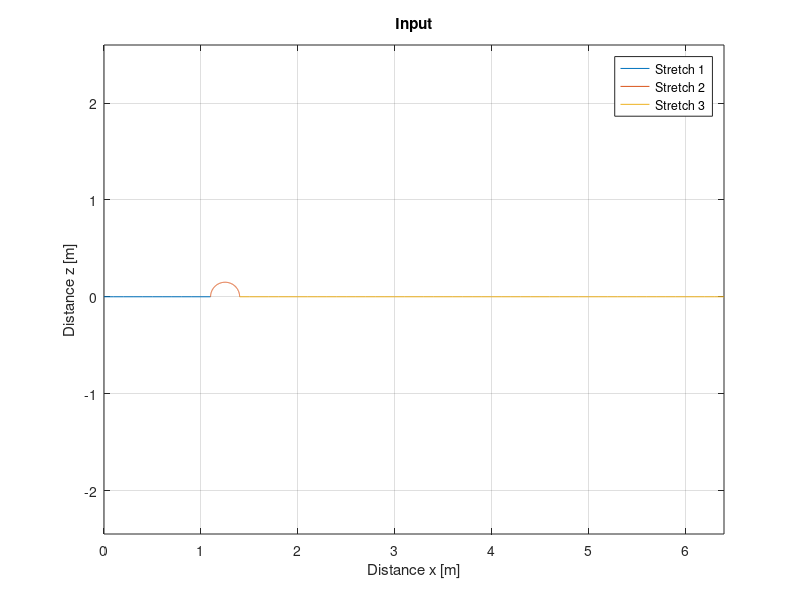
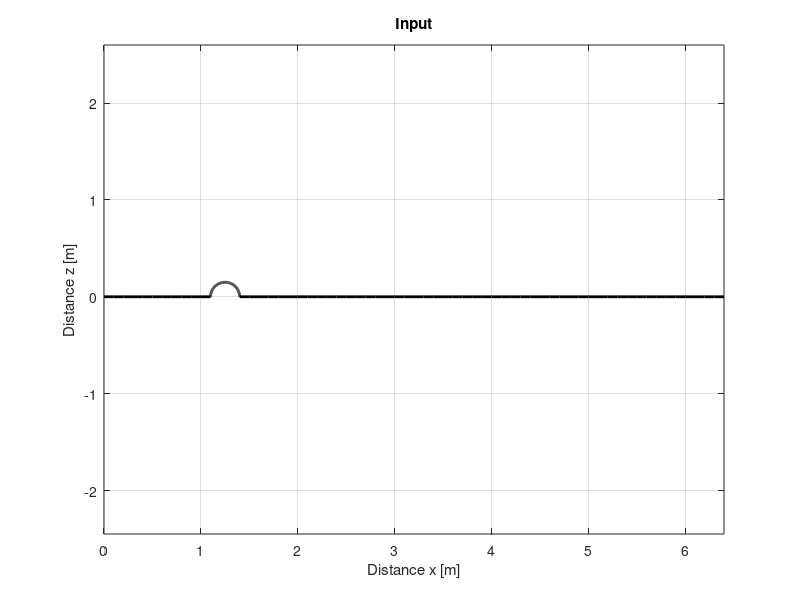
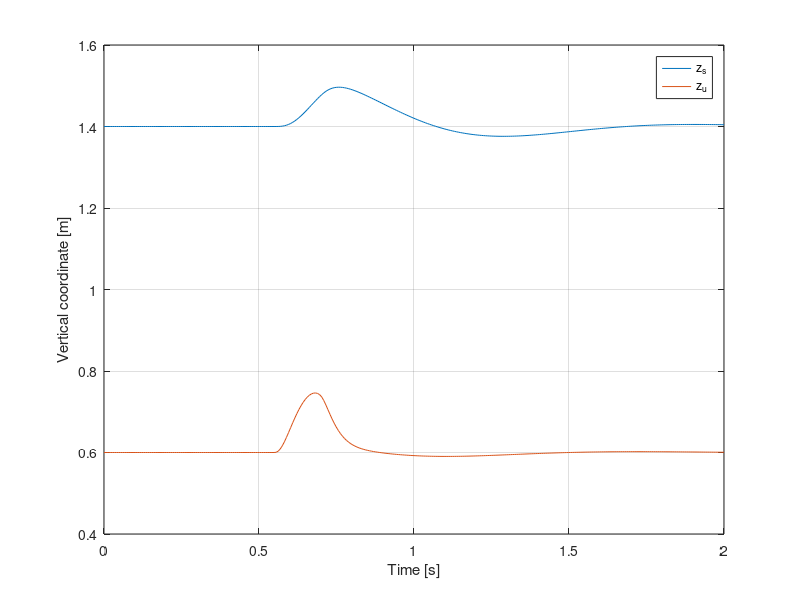

The MATLAB script that drew these images, in order: (Note: this script raises an error after producing the figures.)
%% Quarter car model
% Simulation and animation of a quarter car model.
%
%%
clear ; close all ; clc

%% Parameters

% Vehicle
M   = 1500;                         % Sprung mass                   [kg]
m   = 150;                          % Unsprung mass                 [kg]
Ks  = 48000;                        % Spring constant suspension    [N/m]
Kt  = 200000;                       % Spring constant tire          [N/m]
Cs  = 10000;                        % Damping constant suspension   [N.s/m]

% Animation model
L0_s    = 0.8;                      % Spring relaxed suspension     [m]
L0_u    = 0.6;                      % Spring relaxed tire           [m]
h_s     = 0.4;                      % Height of the sprung block    [m]
h_u     = 0.2;                      % Height of the unsprung block  [m]
a       = 0.8;                      % Width of the blocks           [m]
l_win   = 2.2;                      % Length window analysis        [m]

% Video
playback_speed = 0.2;               % Speed of playback
tF      = 2;                        % Final time                    [s]
fR      = 30/playback_speed;        % Frame rate                    [fps]
dt      = 1/fR;                     % Time resolution               [s]
time    = linspace(0,tF,tF*fR);     % Time                          [s]

%% Road
% Stretch 1
x_r_1_total = 1.1;                  % Distance of the first stretch [m]
dx_r_1 = 0.1;                       % resolution                    [m]
x_r_1 = 0:dx_r_1:x_r_1_total;
z_r_1 = zeros(1,length(x_r_1));
% Stretch 2
R_r = 0.15;                         % Radius                        [m]
th_r = 0:0.01:pi;
x_r_2 = -R_r*cos(th_r) + x_r_1_total+R_r;
z_r_2 = R_r*sin(th_r);
% Stretch 3
x_r_3_total = 5;                    % Distance of the last stretch  [m]
dx_r_2 = 0.1;                       % resolution                    [m]
x_r_3 = x_r_1_total+2*R_r:dx_r_2:x_r_1_total+2*R_r+x_r_3_total;
z_r_3 = zeros(1,length(x_r_3));

% Concatenating 
X_r = [x_r_1 x_r_2(2:end) x_r_3(2:end)];
Z_r = [z_r_1 z_r_2(2:end) z_r_3(2:end)];

figure
hold on ; box on ; grid on ; axis equal
plot(x_r_1,z_r_1)
plot(x_r_2,z_r_2)
plot(x_r_3,z_r_3)
xlabel('Distance x [m]')
ylabel('Distance z [m]')
legend('Stretch 1','Stretch 2','Stretch 3')
title('Input')

figure
hold on ; box on ; grid on ; axis equal
plot(X_r,Z_r,'k','LineWidth',2)
xlabel('Distance x [m]')
ylabel('Distance z [m]')
title('Input')

%% Simulation

%  State space model
A = [ 0               1         0       0       ;
      -(Ks+Kt)/m      -Cs/m     Ks/m    Cs/m    ;
      0               0         0       1       ;
      Ks/M            Cs/M      -Ks/M   -Cs/M   ];
B = [ 0     ;
      Kt/m  ;
      0     ;
      0     ];
C = [ 1 0 0 0 ; 
      0 0 1 0 ];
D = [0 ; 0];

sys = ss(A,B,C,D);

% Input
vel = 2;                            % Longitudinal speed of the car [m/s]
lon_pos = vel*time;                 % Longitudinal position of the car [m]
u_vet = interp1(X_r,Z_r,lon_pos)';

[y,time,x] = lsim(sys,u_vet,time);

% Sprung mass absolute vertical position (lower center point)
z_s = y(:,2) + L0_u + L0_s; 
% Unsprung mass absolute vertical position (lower center point)
z_u = y(:,1) + L0_u; 

figure
hold on ; grid on ; box on
plot(time,z_s)
plot(time,z_u)
xlabel('Time [s]')
ylabel('Vertical coordinate [m]')
legend('z_s','z_u')

%% Animation

color = cool(6); % Colormap

figure
% set(gcf,'Position',[50 50 1280 720])  % YouTube: 720p
% set(gcf,'Position',[50 50 854 480])   % YouTube: 480p
set(gcf,'Position',[50 50 640 640])     % Social

% Create and open video writer object
v = VideoWriter('quarter_car_model.mp4','MPEG-4');
v.Quality   = 100;
% v.FrameRate = fR;
open(v);

for i=1:length(time)
    
    cla
    
    % Instant position
    x_inst = vel*time(i);
    
    % Road passing by:
    set(gca,'xlim',[x_inst-l_win/2    x_inst+l_win/2],'ylim',[-0.1 -0.1+l_win])
    hold on ; grid on ; box on %; axis equal (Dont work well. It drifts vertically)
    plot([-10 X_r],[0 Z_r],'k','LineWidth',3)
    
    set(gca,'FontName','Verdana','FontSize',16)
    title(["Quarter car model",strcat('Time=',num2str(time(i),'%.3f'),' s (Playback speed=',num2str(playback_speed),')')])
    
    % Sprung mass plot
    fill([x_inst-a/2 x_inst+a/2 x_inst+a/2 x_inst-a/2],[z_s(i) z_s(i) z_s(i)+h_s z_s(i)+h_s],color(6,:),'LineWidth',2)
    
    % Unsprung mass plot
    fill([x_inst-a/2 x_inst+a/2 x_inst+a/2 x_inst-a/2],[z_u(i) z_u(i) z_u(i)+h_u z_u(i)+h_u],color(2,:),'LineWidth',2)
    
    % Spring
    plotSpring(L0_u,L0_s,h_u,u_vet,z_s,z_u,i,x_inst)
    
    % Damper
    plotDamper(L0_s,h_u,z_s,z_u,i,x_inst)
   
    % Tire
    plot(x_inst,u_vet(i),'ko','MarkerFacecolor','k','MarkerSize',10)
    
    xlabel('x [m]')
    ylabel('z [m]')
    
    frame = getframe(gcf);
    writeVideo(v,frame);
    
end

close(v);

function plotSpring(L0_u,L0_s,h_u,u_vet,z_s,z_u,i,x_inst)

    rodPct      = 0.11;     % Length rod percentage of total L0 
    springPct   = 1/3;      % Spring pitch percentage of total gap
    spring_wid  = 3;        % Spring line width
    
    % Spring 1 and 2 length without rods
    L_s = (z_s - (z_u+h_u)) - 2*rodPct*L0_s;
    L_u = (z_u - u_vet)     - 2*rodPct*L0_u;
    
    % Spring sprung suspension geometry
    c_s = x_inst-0.2;       % Longitudinal position
    w_s = 0.1;              % Width
    
    % Spring unsprung tire geometry 
    c_u = x_inst;           % Longitudinal position
    w_u = 0.1;              % Width

    % Spring unsprung tire 
    spring_u_X = [ 
                c_u                                             % Start
                c_u                                             % rod
                c_u+w_u                                         % Part 1   
                c_u-w_u                                         % Part 2
                c_u+w_u                                         % Part 3
                c_u-w_u                                         % Part 4
                c_u+w_u                                         % Part 5
                c_u-w_u                                         % Part 6
                c_u                                             % Part 7
                c_u                                             % rod/End
                ];
    
	spring_u_Z = [ 
                u_vet(i)                                        % Start
                u_vet(i)+  rodPct*L0_u                          % rod
                u_vet(i)+  rodPct*L0_u                          % Part 1 
                u_vet(i)+  rodPct*L0_u+  springPct*L_u(i)       % Part 2
                u_vet(i)+  rodPct*L0_u+  springPct*L_u(i)       % Part 3
                u_vet(i)+  rodPct*L0_u+2*springPct*L_u(i)       % Part 4
                u_vet(i)+  rodPct*L0_u+2*springPct*L_u(i)       % Part 5
                u_vet(i)+  rodPct*L0_u+3*springPct*L_u(i)       % Part 6
                u_vet(i)+  rodPct*L0_u+3*springPct*L_u(i)       % Part 7
                u_vet(i)+2*rodPct*L0_u+3*springPct*L_u(i)       % rod/End
               ]; 
           
    % Spring sprung suspension
    spring_s_X = [ 
                c_s                                             % Start
                c_s                                             % rod
                c_s+w_s                                         % Part 1   
                c_s-w_s                                         % Part 2
                c_s+w_s                                         % Part 3
                c_s-w_s                                         % Part 4
                c_s+w_s                                         % Part 5
                c_s-w_s                                         % Part 6
                c_s                                             % Part 7
                c_s                                             % rod/End
                ];
    
	spring_s_Z = [ 
                z_u(i)+h_u                                      % Start
                z_u(i)+h_u +   rodPct*L0_s                      % rod
                z_u(i)+h_u +   rodPct*L0_s                      % Part 1 
                z_u(i)+h_u +   rodPct*L0_s +   springPct*L_s(i) % Part 2
                z_u(i)+h_u +   rodPct*L0_s +   springPct*L_s(i) % Part 3
                z_u(i)+h_u +   rodPct*L0_s + 2*springPct*L_s(i) % Part 4
                z_u(i)+h_u +   rodPct*L0_s + 2*springPct*L_s(i) % Part 5
                z_u(i)+h_u +   rodPct*L0_s + 3*springPct*L_s(i) % Part 6
                z_u(i)+h_u +   rodPct*L0_s + 3*springPct*L_s(i) % Part 7
                z_u(i)+h_u + 2*rodPct*L0_s + 3*springPct*L_s(i) % rod/End
               ];

    % PLOT
    plot(spring_u_X,spring_u_Z,'k','LineWidth',spring_wid)
    plot(spring_s_X,spring_s_Z,'k','LineWidth',spring_wid)
        
end

function plotDamper(L0_2,h1,z_s,z_u,i,x_inst)
 
    rodLowerPct = 0.1;      % Length lower rod percentage of total gap 
    rodUpperPct = 0.4;      % Length upper rod percentage of total gap
    cylinderPct = 0.4;      % Length cylinder porcentagem of total gap
    damper_line_wid  = 3;   % Damper line width
    
    % Damper geometry
    c = 0.2+x_inst;         % Longitudinal position
    w= 0.05;                % Width

    % rod attached to unsprung mass
    rod_1_X = [c c];
    rod_1_Z = [z_u+h1 z_u+h1+rodLowerPct*L0_2];
    
    % Damper base cylinder - rod - base 
    c_X =   [   
                c-w
                c-w
                c+w
                c+w
            ];

    c_Z =   [
                z_u(i) + h1 + rodLowerPct*L0_2 + cylinderPct*L0_2
                z_u(i) + h1 + rodLowerPct*L0_2 
                z_u(i) + h1 + rodLowerPct*L0_2 
                z_u(i) + h1 + rodLowerPct*L0_2 + cylinderPct*L0_2
            ];
    
    % rod attached to sprung mass
    rod2X = [c c];
    rod2Z = [z_s z_s-rodUpperPct*L0_2];
    % Piston inside cylinder
    pistonX = [c-0.8*w c+0.8*w];
    pistonZ = [z_s-rodUpperPct*L0_2 z_s-rodUpperPct*L0_2];
    
    % Iteration values
    rod1Zval = rod_1_Z(i,:);
    rod2Zval = rod2Z(i,:);
    pistonZVal = pistonZ(i,:);

    % PLOT
    % rods
    plot(rod_1_X,rod1Zval,'k','LineWidth',damper_line_wid)
    plot(rod2X,rod2Zval,'k','LineWidth',damper_line_wid)
    % Damper parts
    plot(pistonX,pistonZVal,'k','LineWidth',damper_line_wid)
    plot(c_X,c_Z,'k','LineWidth',damper_line_wid)

end
